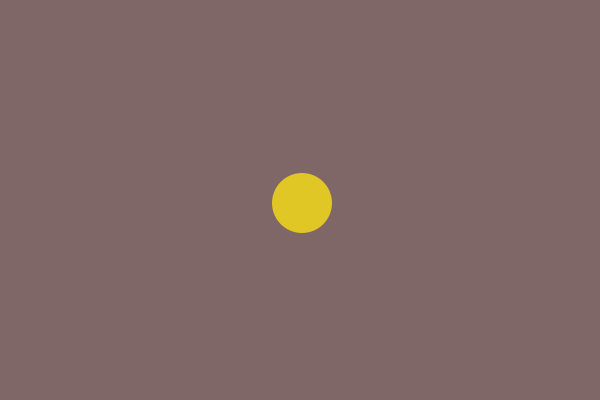
Frame 1 (no input)
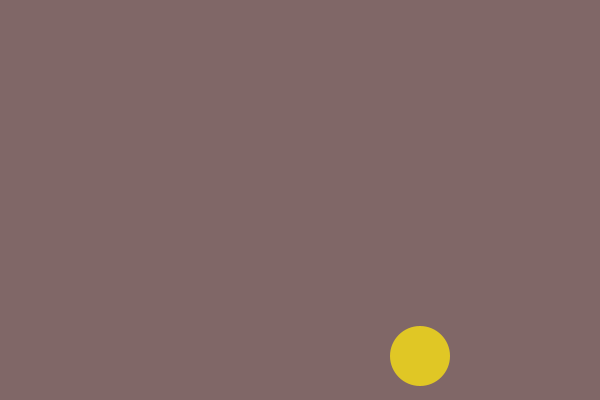
Frame 60 (the mouse pressed at the canvas centre just before this capture)
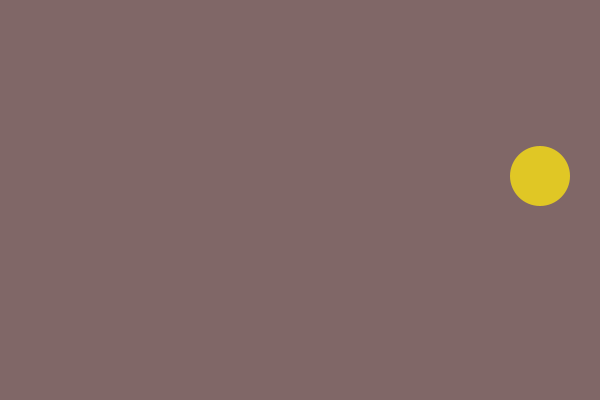
Frame 120 (the mouse held since frame 60 and released just before this capture)

The Processing sketch that drew these frames (run headless with seeded random() and noise(); from frame 60 on, the mouse is pressed at the canvas centre):

// Processing sketch: noise01
// ── noise01.pde
float Cx, Cy;           // ball center
float Vx, Vy;           // ball velocity
float Radius;           // ball radius

void setup() {
   size(600, 400);
   Cx = 300;
   Cy = 200;
   Radius = 30;
   Vx = 2;
   Vy = 3;
}

void draw() {
   // update the ball
   Cx += Vx;
   Cy += Vy;
   if ((Cx-Radius < 0) || (Cx+Radius >= width)) {
      Vx = -Vx;
      Cx += 2 * Vx;
   }
   if ((Cy-Radius < 0) || (Cy+Radius >= height)) {
      Vy = -Vy;
      Cy += 2 * Vy;
   }

   // draw the ball
   background(128, 103, 103);
   noStroke();
   fill(224, 199, 37);
   ellipse(Cx, Cy, Radius*2, Radius*2);
}
